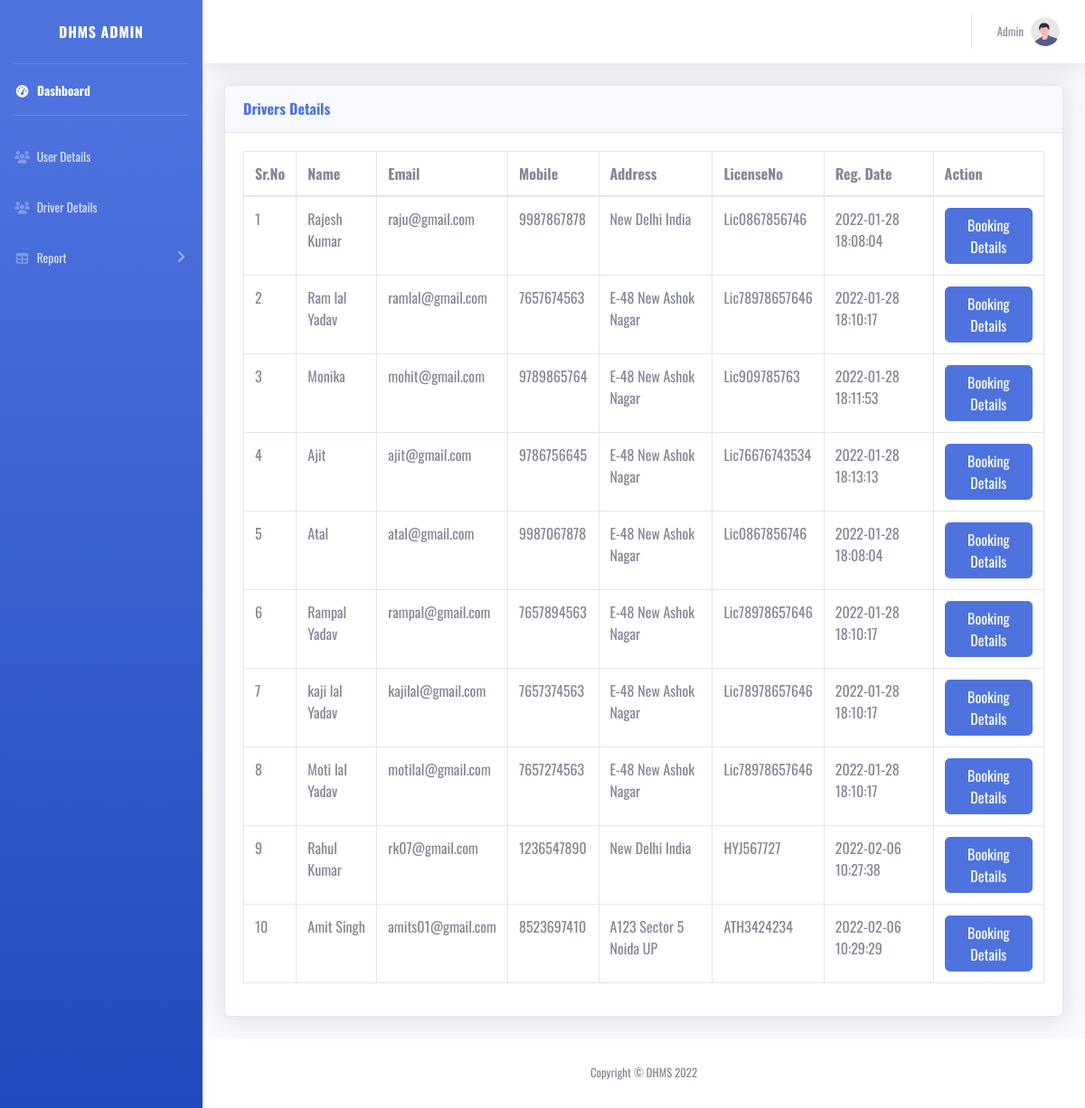
The app's page /dhms/admin/driverdetails.php (signed in) with its own data.
### tables this page shows
CREATE TABLE `tbluserdrivers` (
  `id` int(11) NOT NULL,
  `name` varchar(200) DEFAULT NULL,
  `mobile` varchar(200) DEFAULT NULL,
  `email` varchar(200) DEFAULT NULL,
  `LicenseNo` varchar(200) DEFAULT NULL,
  `uploadLicenseNo` varchar(200) DEFAULT NULL,
  `UploadPhoto` varchar(200) DEFAULT NULL,
  `Password` varchar(200) DEFAULT NULL,
  `Address` varchar(200) DEFAULT NULL,
  `create_date` timestamp NULL DEFAULT current_timestamp()
);

### dhms/admin/driverdetails.php (the view, shortened to what this page needs)
<?php
require_once('include/config.php');
if(strlen( $_SESSION["adminid"])==0)
    {
header('location:login.php');
}
else{?>
<!DOCTYPE html>
<html lang="en">
<head>
    <link href="../vendor/fontawesome-free/css/all.min.css" rel="stylesheet" type="text/css">
    <link href="../css/sb-admin-2.min.css" rel="stylesheet">
    <link href="../vendor/datatables/dataTables.bootstrap4.min.css" rel="stylesheet">
</head>
<body id="page-top">
    <div id="wrapper">
     <?php include 'include/sidebar.php'; ?>
        <div id="content-wrapper" class="d-flex flex-column">
            <div id="content">
             <?php include 'include/header.php'; ?>
                <div class="container-fluid">
                    <div class="card shadow mb-4">
                        <div class="card-header py-3">
                            <h6 class="m-0 font-weight-bold text-primary">Drivers Details</h6>
                        </div>
                        <div class="card-body">
                            <div class="table-responsive">
                                <table class="table table-bordered" id="dataTable" width="100%" cellspacing="0">
                                    <thead>
                                        <tr>
                                            <th>Sr.No</th>
                                            <th>Name</th>
                                            <th>Email</th>
                                            <th>Mobile</th>
                                            <th>Address</th>
                                            <th>LicenseNo</th>
                                            <th>Reg. Date</th>
                                            <th>Action</th>
                                        </tr>
                                    </thead>
                                    <?php
                                $sql ="SELECT id,name,mobile,email,LicenseNo,uploadLicenseNo,UploadPhoto,Address,create_date from tbluserdrivers";
                     $query= $dbh -> prepare($sql);
                      $query-> execute();
                      $results = $query -> fetchAll(PDO::FETCH_OBJ);
                      $cnt=1;
                      if($query -> rowCount() > 0)
                      {
                      foreach($results as $result)
                      {
                      ?>
                  <tr>
                    <td><?php echo($cnt);?></td>
                    <td><?php echo htmlentities($result->name);?></td>
                    <td><?php echo htmlentities($result->email);?></td>
                    <td><?php echo htmlentities($result->mobile);?></td>
                    <td><?php echo htmlentities($result->Address);?></td>
                    <td><?php echo htmlentities($result->LicenseNo);?></td>
                    <td><?php echo htmlentities($result->create_date);?></td>
                    <td><a href="driver-bookings.php?did=<?php echo htmlentities($result->id);?>&&uname=<?php echo htmlentities($result->name);?>" class="btn btn-primary">Booking Details</td>
                      </tr>
                  <?php  $cnt=$cnt+1; } } ?>
                                </table>
                            </div>
                        </div>
                    </div>
                </div>
            </div>
             <?php include 'include/footer.php'; ?>
        </div>
    </div>
    <link rel="stylesheet" type="text/css" href="https://cdnjs.cloudflare.com/ajax/libs/bootstrap-datepicker/1.9.0/css/bootstrap-datepicker.css">
</body>
</html>
<?php }?>

### dhms/admin/include/sidebar.php (shortened to what this page needs)
<ul class="navbar-nav bg-gradient-primary sidebar sidebar-dark accordion" id="accordionSidebar">
            <a class="sidebar-brand d-flex align-items-center justify-content-center" href="index.php">
                <div class="sidebar-brand-text mx-3">DHMS Admin</div>
            </a>
            <hr class="sidebar-divider my-0">
            <li class="nav-item active">
                <a class="nav-link" href="index.php">
                    <i class="fas fa-fw fa-tachometer-alt"></i>
                    <span>Dashboard</span></a>
            </li>
            <hr class="sidebar-divider">
            <li class="nav-item">
                <a class="nav-link" href="userdetails.php">
                    <i class="fas fa-users"></i>
                    <span>User Details</span></a>
            </li>
            <li class="nav-item">
                <a class="nav-link" href="driverdetails.php">
                    <i class="fas fa-users"></i>
                    <span>Driver Details</span></a>
            </li>
            <li class="nav-item">
                <a class="nav-link collapsed" href="#" data-toggle="collapse" data-target="#collapseTwo"
                    aria-expanded="true" aria-controls="collapseTwo">
                    <i class="fas fa-fw fa-table"></i>
                    <span>Report</span>
                </a>
            </li>
        </ul>

### dhms/admin/include/header.php (shortened to what this page needs)
<nav class="navbar navbar-expand navbar-light bg-white topbar mb-4 static-top shadow">
                  <ul class="navbar-nav ml-auto">
                      <li class="nav-item dropdown no-arrow">
                          <a class="nav-link dropdown-toggle" href="index.php" id="userDropdown" role="button"
                              data-toggle="dropdown" aria-haspopup="true" aria-expanded="false">
                              <span class="mr-2 d-none d-lg-inline text-gray-600 small">Admin</span>
                              <img class="img-profile rounded-circle"
                                  src="img/undraw_profile.svg">
                          </a>
                      </li>
                  </ul>
              </nav>

### dhms/admin/include/footer.php
<footer class="sticky-footer bg-white">
              <div class="container my-auto">
                  <div class="copyright text-center my-auto">
                      <span>Copyright &copy; DHMS <?php echo date('Y');?></span>
                  </div>
              </div>
          </footer>

### dhms/admin/driverdetails.php (style rules this page uses)
body { font-family: 'Oswald', sans-serif; }

### records on screen
tbluserdrivers: name "Rajesh Kumar", email "raju@gmail.com", mobile "9987867878", Address "New Delhi India", LicenseNo "Lic0867856746", create_date "2022-01-28 18:08:04"
tbluserdrivers: name "Ram lal Yadav", email "ramlal@gmail.com", mobile "7657674563", Address "E-48 New Ashok Nagar", LicenseNo "Lic78978657646", create_date "2022-01-28 18:10:17"
tbluserdrivers: name "Monika", email "mohit@gmail.com", mobile "9789865764", Address "E-48 New Ashok Nagar", LicenseNo "Lic909785763", create_date "2022-01-28 18:11:53"
tbluserdrivers: name "Ajit", email "ajit@gmail.com", mobile "9786756645", Address "E-48 New Ashok Nagar", LicenseNo "Lic76676743534", create_date "2022-01-28 18:13:13"
tbluserdrivers: name "Atal", email "atal@gmail.com", mobile "9987067878", Address "E-48 New Ashok Nagar", LicenseNo "Lic0867856746", create_date "2022-01-28 18:08:04"
tbluserdrivers: name "Rampal Yadav", email "rampal@gmail.com", mobile "7657894563", Address "E-48 New Ashok Nagar", LicenseNo "Lic78978657646", create_date "2022-01-28 18:10:17"
tbluserdrivers: name "kaji lal Yadav", email "kajilal@gmail.com", mobile "7657374563", Address "E-48 New Ashok Nagar", LicenseNo "Lic78978657646", create_date "2022-01-28 18:10:17"
tbluserdrivers: name "Moti lal Yadav", email "motilal@gmail.com", mobile "7657274563", Address "E-48 New Ashok Nagar", LicenseNo "Lic78978657646", create_date "2022-01-28 18:10:17"
tbluserdrivers: name "Rahul Kumar", email "rk07@gmail.com", mobile "1236547890", Address "New Delhi India", LicenseNo "HYJ567727", create_date "2022-02-06 10:27:38"
tbluserdrivers: name "Amit Singh", email "amits01@gmail.com", mobile "8523697410", Address "A123 Sector 5 Noida UP", LicenseNo "ATH3424234", create_date "2022-02-06 10:29:29"
